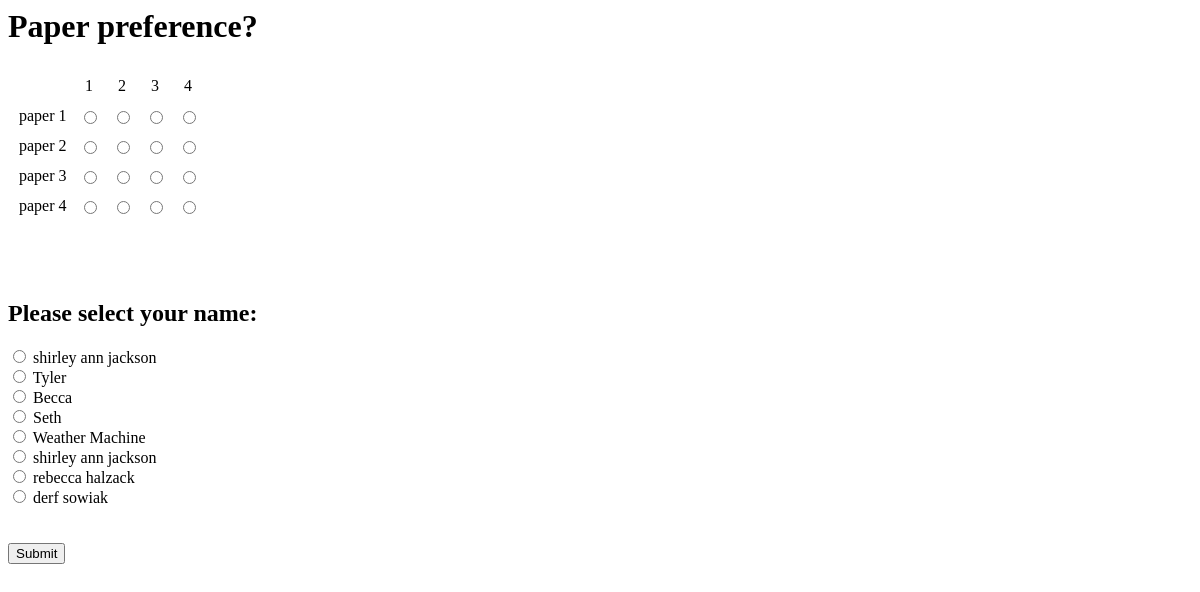
/polls/1/, run on an earlier commit of the app's database.
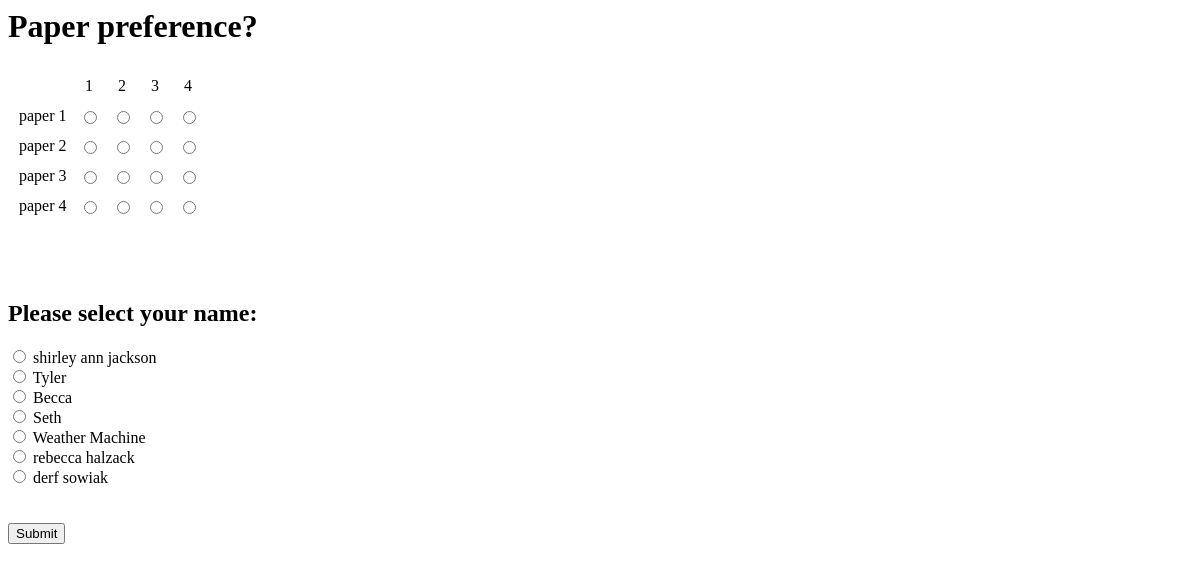
And on a later commit of the database.
### polls/models.py (models this page shows, shortened)
@python_2_unicode_compatible
class Question(models.Model):
    question_text = models.CharField(max_length=200)
    pub_date = models.DateTimeField('date published')
    follow_up = models.OneToOneField('Question', on_delete=models.CASCADE, null = True, blank = True)

@python_2_unicode_compatible
class Item(models.Model):
	question = models.ForeignKey(Question, on_delete=models.CASCADE)
	item_text = models.CharField(max_length=200)
	def __str__(self):
		return self.item_text

@python_2_unicode_compatible
class Student(models.Model):
    student_name = models.CharField(max_length=100)
    student_email = models.CharField(max_length=100)

### polls/views.py (the view)
# urls.py: url(r'^(?P<pk>[0-9]+)/$', views.DetailView.as_view(), name='detail'),
class DetailView(generic.DetailView):
    model = Question
    template_name = 'polls/detail.html'
    def get_context_data(self, **kwargs):
        ctx = super(DetailView, self).get_context_data(**kwargs)
        ctx['students'] = Student.objects.all()
        return ctx
    def get_queryset(self):
        return Question.objects.filter(pub_date__lte=timezone.now())

### polls/templates/polls/detail.html (shortened to what this page needs)
<h1>{{ question.question_text }}</h1>
<form action="{% url 'polls:vote' question.id %}" method="post">
<table class="grid" cellspacing="10">
<tr>
	<td></td>
	{% for item in question.item_set.all %}
		<td align="center"><label for="item{{ forloop.counter }}">{{ forloop.counter }}</label></td>
	{% endfor %}
</tr>
{% for item in question.item_set.all %}
	<tr>
		<td class="griditem"><label for="item{{ forloop.counter }}">{{ item.item_text }}</label></td>
		{% for item in question.item_set.all %}
			<td><input type="radio" name="item{{ forloop.parentloop.counter }}" id="item{{ forloop.parentloop.counter }}.rank{{ forloop.counter }}" value="{{ forloop.counter }}" /></td>
		{% endfor %}
	</tr>
{% endfor %}
</table>
<br> <br> <br>
<h2>Please select your name:<br></h2>
{% for student in students %}
	<input type="radio" name="name" id="{{ student.student_name }}" value="{{ student.student_name }}" required />
    <label for="{{ student.student_name }}">{{ student.student_name }}</label><br />
{% endfor %}
<br><br>
<input type="submit" value="Submit" />
</form>

What changed in the data, as far as the page shows it:
removed Student: student_name "shirley ann jackson"
